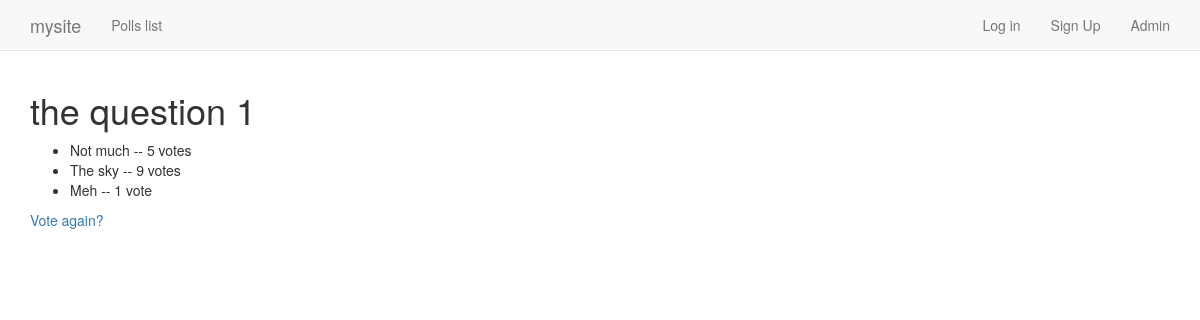
/polls/1/results/, run on an earlier commit of the app's database.
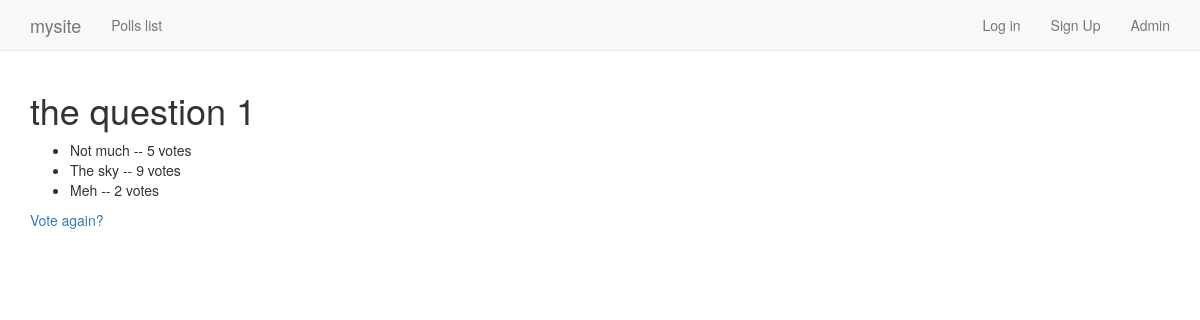
And on a later commit of the database.
### polls/models.py (models this page shows, shortened)
class Choice(models.Model):
    question = models.ForeignKey(Question, on_delete=models.CASCADE)
    choice_text = models.CharField(max_length=200)
    votes = models.IntegerField(default=0)
    class Meta:
        verbose_name = "Choice"
        verbose_name_plural = "Choices"

### polls/views.py (the view)
# urls.py: url(r'^(?P<pk>[0-9]+)/results/$', views.QuestionResultsView.as_view(), name='results'),
class QuestionResultsView(DetailView):
    model = models.Question
    template_name = "polls/results.html"

### polls/templates/polls/results.html
{% extends '../base.html' %}
{% block body_block %}
    <h1>{{ question.question_text }}</h1>
    <ul>
    {% for choice in question.choice_set.all %}
        <li>{{ choice.choice_text }} -- {{ choice.votes }} vote{{ choice.votes|pluralize }}</li>
    {% endfor %}
    </ul>
    <a href="{% url 'polls:detail' question.id %}">Vote again?</a>
{% endblock body_block %}

What changed in the data, as far as the page shows it:
changed Choice "Meh": votes "1" → "2"
